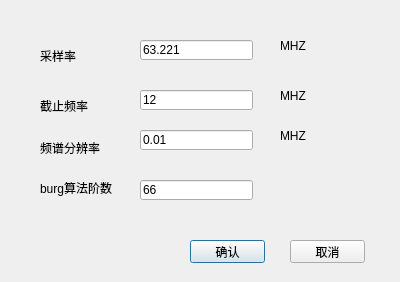
<?xml version="1.0" encoding="UTF-8"?>
<ui version="4.0">
 <class>Dialog_changeFreInfo</class>
 <widget class="QDialog" name="Dialog_changeFreInfo">
  <property name="geometry">
   <rect>
    <x>0</x>
    <y>0</y>
    <width>400</width>
    <height>282</height>
   </rect>
  </property>
  <property name="windowTitle">
   <string>Dialog</string>
  </property>
  <widget class="QLabel" name="label">
   <property name="geometry">
    <rect>
     <x>40</x>
     <y>50</y>
     <width>54</width>
     <height>12</height>
    </rect>
   </property>
   <property name="text">
    <string>采样率</string>
   </property>
  </widget>
  <widget class="QLineEdit" name="lineEdit_simpleRate">
   <property name="geometry">
    <rect>
     <x>140</x>
     <y>40</y>
     <width>113</width>
     <height>20</height>
    </rect>
   </property>
   <property name="text">
    <string>63.221</string>
   </property>
  </widget>
  <widget class="QLabel" name="label_2">
   <property name="geometry">
    <rect>
     <x>40</x>
     <y>100</y>
     <width>54</width>
     <height>12</height>
    </rect>
   </property>
   <property name="text">
    <string>截止频率</string>
   </property>
  </widget>
  <widget class="QLineEdit" name="lineEdit_cutoffFre">
   <property name="geometry">
    <rect>
     <x>140</x>
     <y>90</y>
     <width>113</width>
     <height>20</height>
    </rect>
   </property>
   <property name="text">
    <string>12</string>
   </property>
  </widget>
  <widget class="QLabel" name="label_3">
   <property name="geometry">
    <rect>
     <x>40</x>
     <y>140</y>
     <width>71</width>
     <height>16</height>
    </rect>
   </property>
   <property name="text">
    <string>频谱分辨率</string>
   </property>
  </widget>
  <widget class="QLineEdit" name="lineEdit_resolution">
   <property name="geometry">
    <rect>
     <x>140</x>
     <y>130</y>
     <width>113</width>
     <height>20</height>
    </rect>
   </property>
   <property name="text">
    <string>0.01</string>
   </property>
  </widget>
  <widget class="QLabel" name="label_4">
   <property name="geometry">
    <rect>
     <x>40</x>
     <y>180</y>
     <width>81</width>
     <height>16</height>
    </rect>
   </property>
   <property name="text">
    <string>burg算法阶数</string>
   </property>
  </widget>
  <widget class="QLineEdit" name="lineEdit_burgRank">
   <property name="geometry">
    <rect>
     <x>140</x>
     <y>180</y>
     <width>113</width>
     <height>20</height>
    </rect>
   </property>
   <property name="text">
    <string>66</string>
   </property>
  </widget>
  <widget class="QLabel" name="label_5">
   <property name="geometry">
    <rect>
     <x>280</x>
     <y>40</y>
     <width>54</width>
     <height>12</height>
    </rect>
   </property>
   <property name="text">
    <string>MHZ</string>
   </property>
  </widget>
  <widget class="QLabel" name="label_6">
   <property name="geometry">
    <rect>
     <x>280</x>
     <y>90</y>
     <width>54</width>
     <height>12</height>
    </rect>
   </property>
   <property name="text">
    <string>MHZ</string>
   </property>
  </widget>
  <widget class="QLabel" name="label_7">
   <property name="geometry">
    <rect>
     <x>280</x>
     <y>130</y>
     <width>54</width>
     <height>12</height>
    </rect>
   </property>
   <property name="text">
    <string>MHZ</string>
   </property>
  </widget>
  <widget class="QPushButton" name="pushButton_ok">
   <property name="geometry">
    <rect>
     <x>190</x>
     <y>240</y>
     <width>75</width>
     <height>23</height>
    </rect>
   </property>
   <property name="text">
    <string>确认</string>
   </property>
  </widget>
  <widget class="QPushButton" name="pushButton_cancle">
   <property name="geometry">
    <rect>
     <x>290</x>
     <y>240</y>
     <width>75</width>
     <height>23</height>
    </rect>
   </property>
   <property name="text">
    <string>取消</string>
   </property>
  </widget>
 </widget>
 <resources/>
 <connections/>
</ui>
